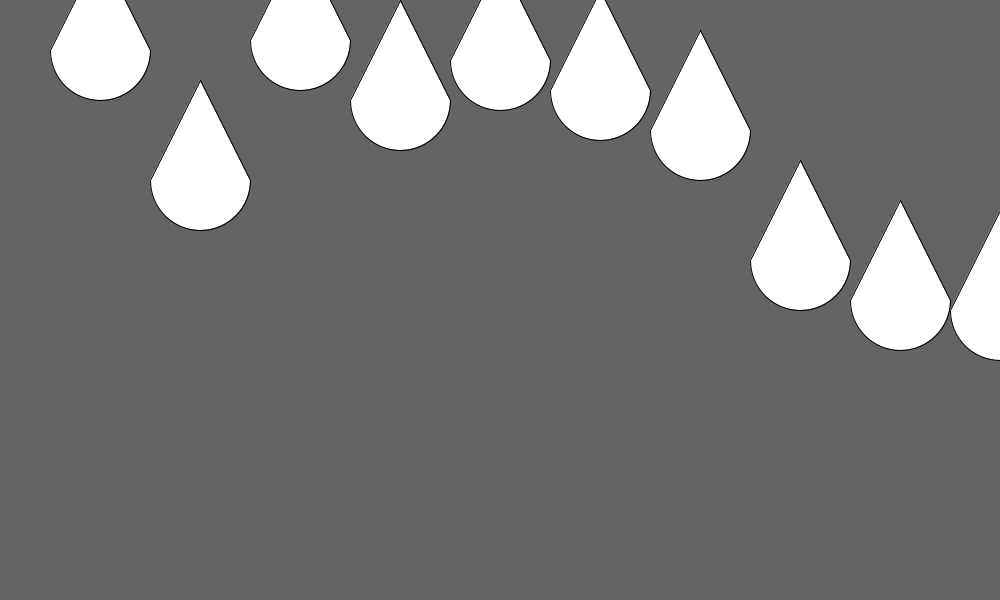
Frame 1 (no input)
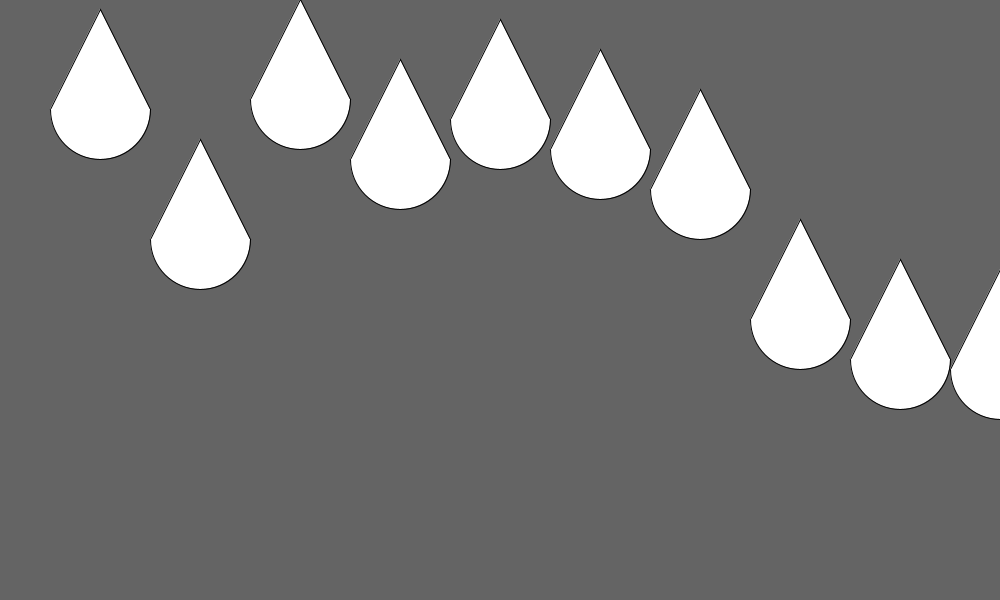
Frame 60 (the mouse pressed at the canvas centre just before this capture)
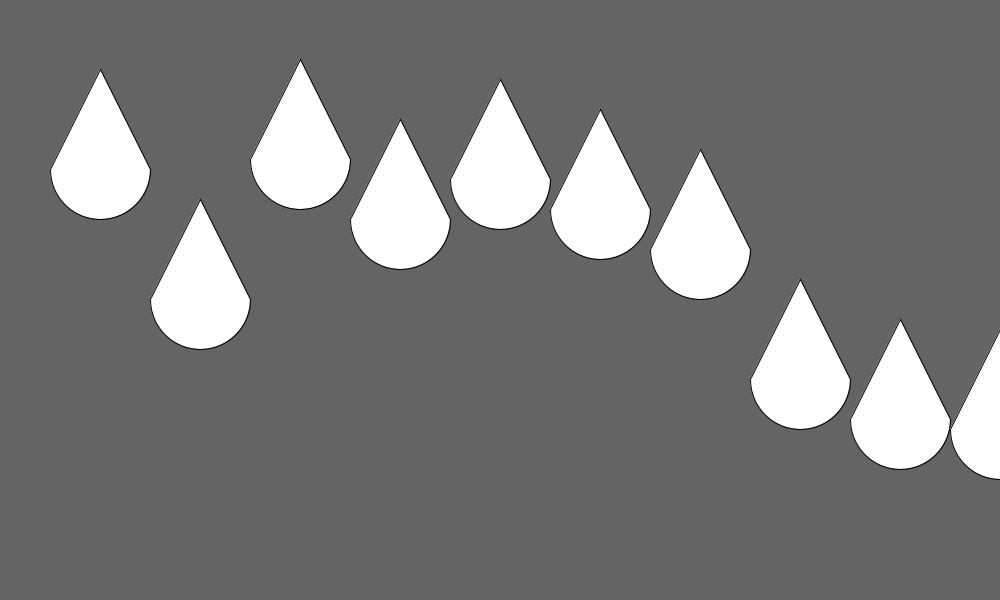
Frame 120 (the mouse held since frame 60 and released just before this capture)

The Processing sketch that drew these frames (run headless with seeded random() and noise(); from frame 60 on, the mouse is pressed at the canvas centre):

// Processing sketch: FKF_RAINDROPS
// ── FKF_RAINDROPS.pde
float y = 0;
float[] yPos = {50, 180, 40, 100, 60, 90, 130, 260, 300, 310}; 

void setup() {
  size(1000, 600);
  
} 

void draw() {
  background(100);
  for(int x = 1; x <= 10; x= x+1) {

    raindrop(x * 100, yPos[x -1] + y, 100, 100);
    
  }
  y = y + 1;
  
  if (y == 550){
    y = 10;
  }
}


void raindrop(float xCenter, float yCenter,
float w, float h) {
  triangle(xCenter - w/2, yCenter, xCenter + w/2, 
  yCenter, xCenter, yCenter - h);

  arc(xCenter, yCenter, w, h, 0, PI); 
  
 
}
